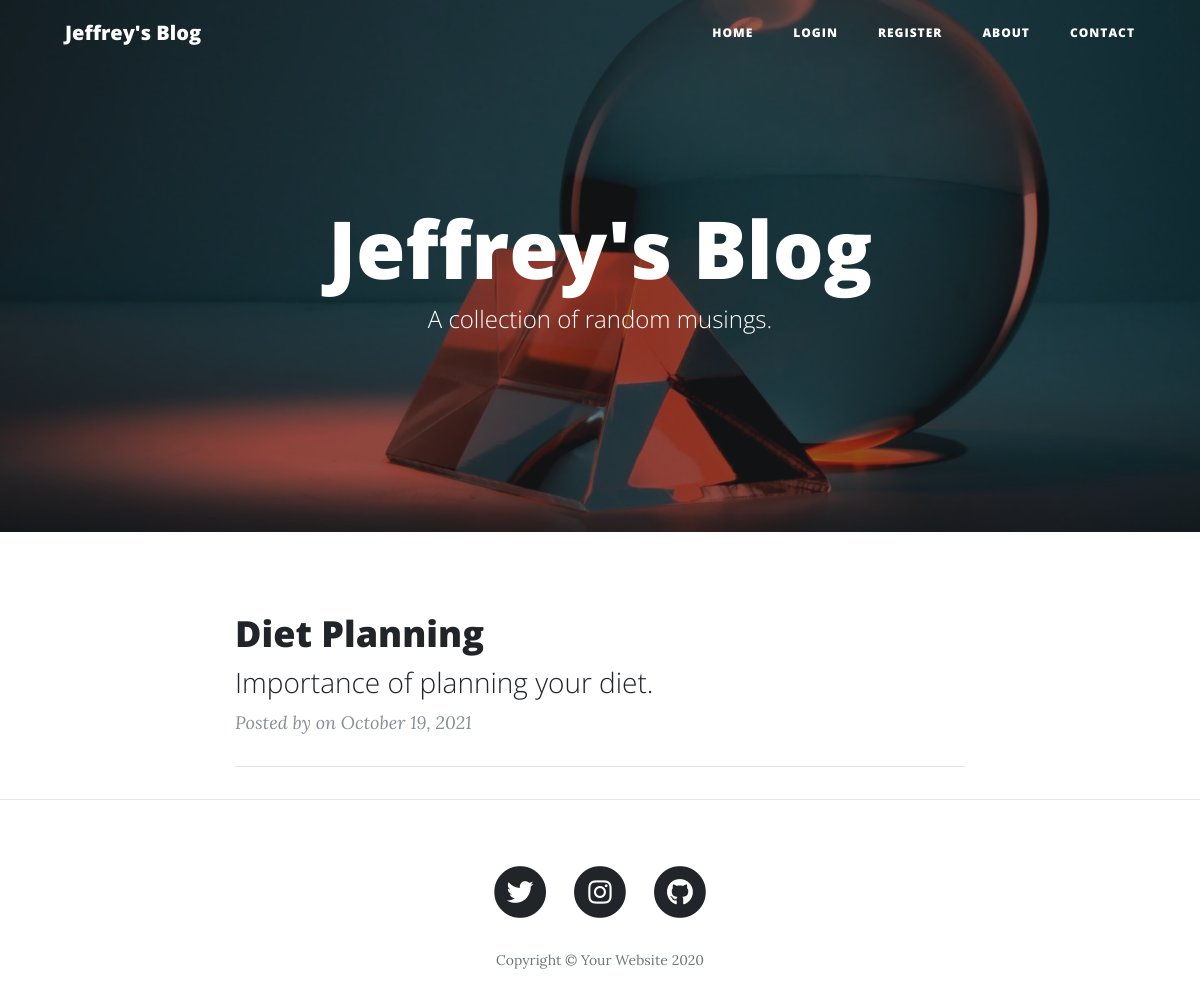
Before: / with the older database file.
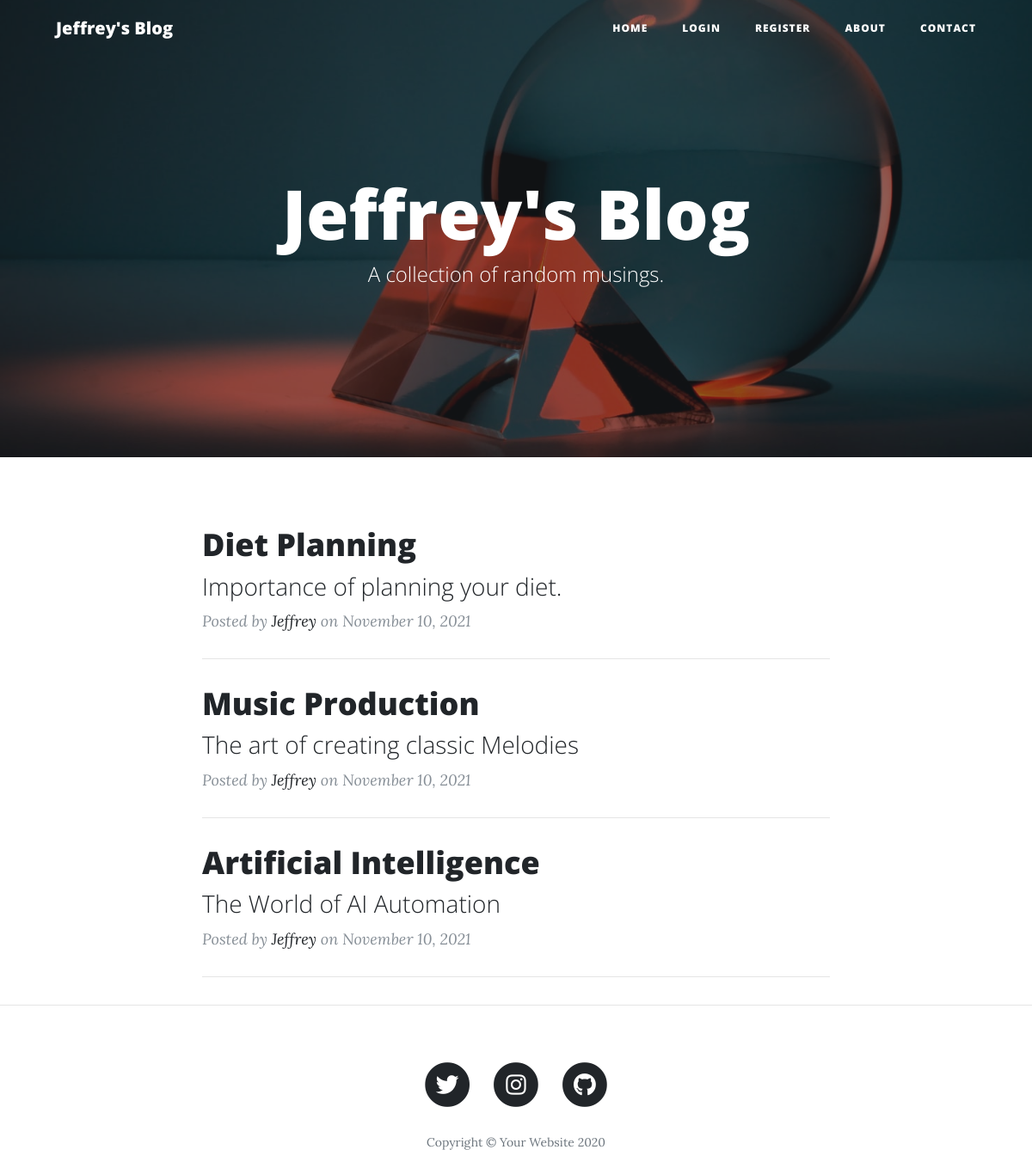
After: the same page with the newer database file.
### main.py (models this page shows)
class BlogPost(db.Model):
    __tablename__ = "blog_posts"
    id = db.Column(db.Integer, primary_key=True)
    author_id = db.Column(db.Integer, db.ForeignKey('users.id'))
    author = relationship("User", back_populates="posts")
    title = db.Column(db.String(250), unique=True, nullable=False)
    subtitle = db.Column(db.String(250), nullable=False)
    date = db.Column(db.String(250), nullable=False)
    body = db.Column(db.Text, nullable=False)
    img_url = db.Column(db.String(250), nullable=False)
    comments = relationship("Comment", back_populates="parent_post")

class User(UserMixin, db.Model):
    __tablename__ = "users"
    id = db.Column(db.Integer, primary_key=True)
    email = db.Column(db.String(250), unique=True)
    password = db.Column(db.String(250))
    name = db.Column(db.String(250))
    posts = relationship("BlogPost", back_populates="author")
    comments = relationship("Comment", back_populates="comment_author")

### main.py (the view)
@app.route('/')
def get_all_posts():
    posts = BlogPost.query.all()
    return render_template("index.html", all_posts=posts, current_user=current_user)

### templates/index.html (shortened to what this page needs)
{% include "header.html" %}
  <header class="masthead" style="background-image: url('static/img/smooth.jpeg')">
    <div class="overlay"></div>
    <div class="container">
      <div class="row">
        <div class="col-lg-8 col-md-10 mx-auto">
          <div class="site-heading">
            <h1>Jeffrey's Blog</h1>
            <span class="subheading">A collection of random musings.</span>
          </div>
        </div>
      </div>
    </div>
  </header>
  <div class="container">
    <div class="row">
      <div class="col-lg-8 col-md-10 mx-auto">
        {% for post in all_posts %}
        <div class="post-preview">
          <a href="{{ url_for('show_post', post_id=post.id) }}">
            <h2 class="post-title">
              {{post.title}}
            </h2>
            <h3 class="post-subtitle">
              {{post.subtitle}}
            </h3>
          </a>
          <p class="post-meta">Posted by
            <a href="#">{{ post.author.name }}</a>
            on {{post.date}}
          </p>
        </div>
        <hr>
        {% endfor %}
      </div>
    </div>
  </div>
  <hr>
{% include "footer.html" %}

### templates/header.html (shortened to what this page needs)
<!DOCTYPE html>
<html lang="en">
<head>
  <link href="{{ url_for('static', filename='vendor/bootstrap/css/bootstrap.min.css') }}" rel="stylesheet">
  <link href="{{ url_for('static', filename='vendor/fontawesome-free/css/all.min.css')}}" rel="stylesheet" type="text/css">
  <link href="{{ url_for('static', filename='css/clean-blog.min.css')}}" rel="stylesheet">
</head>
<body>
  <nav class="navbar navbar-expand-lg navbar-light fixed-top" id="mainNav">
    <div class="container">
      <a class="navbar-brand" href="{{url_for('get_all_posts')}}">Jeffrey's Blog</a>
      <div class="collapse navbar-collapse" id="navbarResponsive">
        <ul class="navbar-nav ml-auto">
          <li class="nav-item">
            <a class="nav-link" href="{{ url_for('get_all_posts') }}">Home</a>
          </li>
          {% if not current_user.is_authenticated: %}
          <li class="nav-item">
            <a class="nav-link" href="{{ url_for('login') }}">Login</a>
          </li>
          <li class="nav-item">
            <a class="nav-link" href="{{ url_for('register') }}">Register</a>
          </li>
          {% else: %}
          <li class="nav-item">
            <a class="nav-link" href="{{ url_for('logout') }}">Log Out</a>
          </li>
          {% endif %}
          <li class="nav-item">
            <a class="nav-link" href="{{ url_for('about') }}">About</a>
          </li>
          <li class="nav-item">
            <a class="nav-link" href="{{ url_for('contact') }}">Contact</a>
          </li>
        </ul>
      </div>
    </div>
  </nav>

### templates/footer.html (shortened to what this page needs)
  <footer>
    <div class="container">
      <div class="row">
        <div class="col-lg-8 col-md-10 mx-auto">
          <ul class="list-inline text-center">
            <li class="list-inline-item">
              <a href="https://twitter.com/bossan_j">
                <span class="fa-stack fa-lg">
                  <i class="fas fa-circle fa-stack-2x"></i>
                  <i class="fab fa-twitter fa-stack-1x fa-inverse"></i>
                </span>
              </a>
            </li>
            <li class="list-inline-item">
              <a href="https://www.instagram.com/jeffrey_jeremiah_/?hl=en">
                <span class="fa-stack fa-lg">
                  <i class="fas fa-circle fa-stack-2x"></i>
                  <i class="fab fa-instagram fa-stack-1x fa-inverse"></i>
                </span>
              </a>
            </li>
            <li class="list-inline-item">
              <a href="https://github.com/jeffreyjeremiah1">
                <span class="fa-stack fa-lg">
                  <i class="fas fa-circle fa-stack-2x"></i>
                  <i class="fab fa-github fa-stack-1x fa-inverse"></i>
                </span>
              </a>
            </li>
          </ul>
          <p class="copyright text-muted">Copyright &copy; Your Website 2020</p>
        </div>
      </div>
    </div>
  </footer>
</body>
</html>

Changed rows visible on the page:
changed BlogPost "Diet Planning": author.name (not shown) → "Jeffrey"; date "October 19, 2021" → "November 10, 2021"
added BlogPost: title "Music Production", subtitle "The art of creating classic Melodies", author.name "Jeffrey", date "November 10, 2021"
added BlogPost: title "Artificial Intelligence", subtitle "The World of AI Automation", author.name "Jeffrey", date "November 10, 2021"
